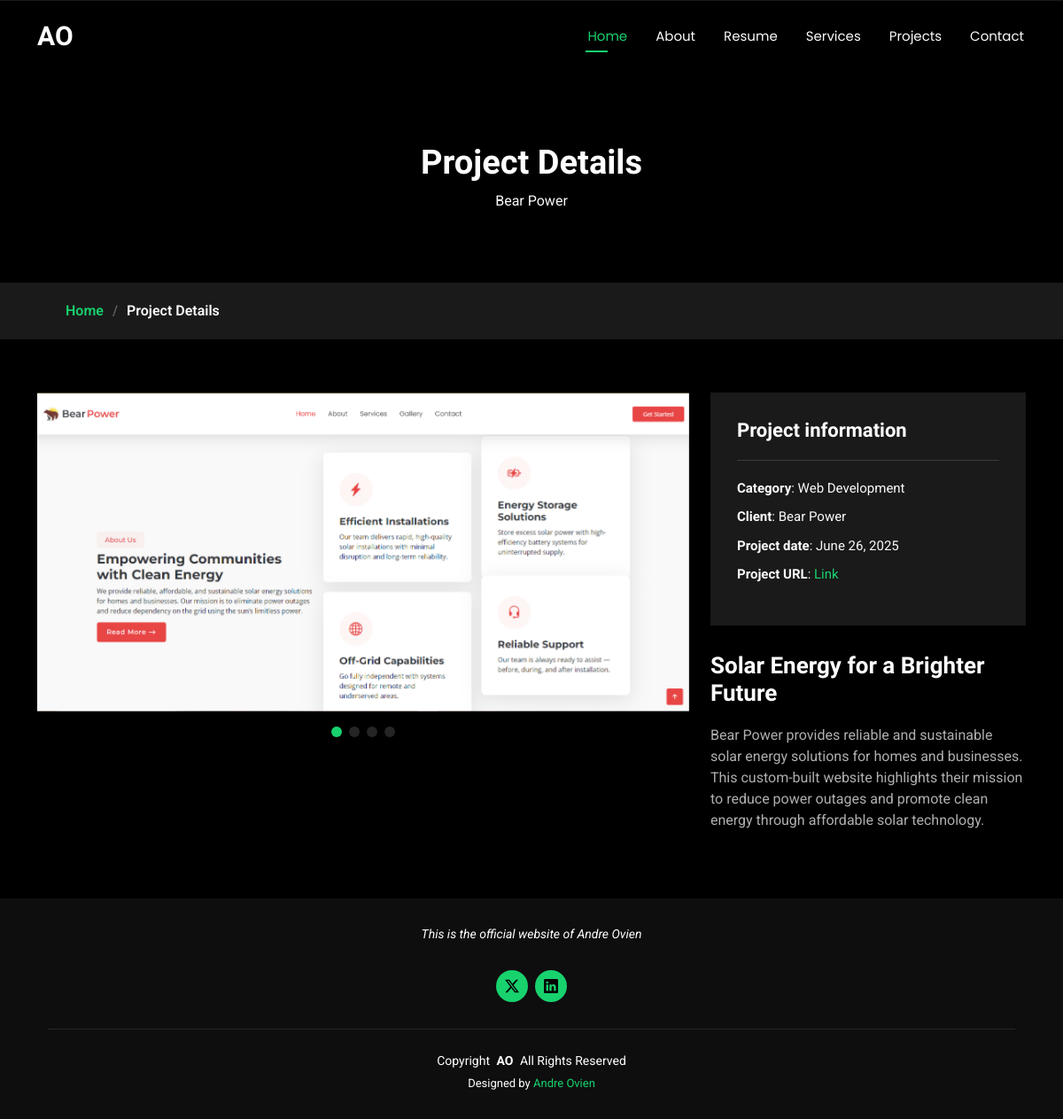
/portfolio-details/2, run on the app's committed database.
### index/models.py (models this page shows, shortened)
class ProjectDetail(models.Model):
    detail = models.ForeignKey(Project, on_delete=models.CASCADE)
    intro = models.CharField(max_length=200)
    image1 = models.ImageField(upload_to="Project-Detail")
    image2 = models.ImageField(upload_to="Project-Detail")
    image3 = models.ImageField(upload_to="Project-Detail")
    image4 = models.ImageField(upload_to="Project-Detail")
    category = models.CharField(max_length=30)
    client = models.CharField(max_length=20)
    link = models.URLField()
    date = models.DateField()
    header = models.CharField(max_length=50)
    text = models.TextField()

class Project(models.Model):
    title = models.CharField(max_length=30)
    image = models.ImageField(upload_to="Project")
    def __str__(self):
        return self.title

### index/views.py (the view)
# urls.py: path('portfolio-details/<pk>',views.ProjectDetail.as_view(),name="portfolio-details"),
class ProjectDetail(DetailView):
    model = ProjectDetail
    template_name = "index/portfolio-details.html"
    context_object_name = "details"

### templates/index/portfolio-details.html (shortened to what this page needs)
{% extends "base.html" %}
{% block body %}
{% load static %}
    <div class="page-title" data-aos="fade">
      <div class="heading">
        <div class="container">
          <div class="row d-flex justify-content-center text-center">
            <div class="col-lg-8">
              <h1>Project Details</h1>
              <p class="mb-0">{{ details.detail }}</p>
            </div>
          </div>
        </div>
      </div>
      <nav class="breadcrumbs">
        <div class="container">
          <ol>
            <li><a href="{% url 'home' %}">Home</a></li>
            <li class="current">Project Details</li>
          </ol>
        </div>
      </nav>
    </div>
    <section id="portfolio-details" class="portfolio-details section">
      <div class="container" data-aos="fade-up" data-aos-delay="100">
        <div class="row gy-4">
          <div class="col-lg-8">
            <div class="portfolio-details-slider swiper init-swiper">
              <div class="swiper-wrapper align-items-center">
                <div class="swiper-slide">
                  <img src="/media/{{ details.image1 }}" alt="">
                </div>
              </div>
              <div class="swiper-pagination"></div>
            </div>
          </div>
          <div class="col-lg-4">
            <div class="portfolio-info" data-aos="fade-up" data-aos-delay="200">
              <h3>Project information</h3>
              <ul>
                <li><strong>Category</strong>: {{ details.category }}</li>
                <li><strong>Client</strong>: {{ details.client }}</li>
                <li><strong>Project date</strong>: {{ details.date }}</li>
                <li><strong>Project URL</strong>: <a href="{{ details.link }}">Link</a></li>
              </ul>
            </div>
            <div class="portfolio-description" data-aos="fade-up" data-aos-delay="300">
              <h2>{{ details.header }}</h2>
              <p>
                {{ details.text }}
              </p>
            </div>
          </div>
        </div>
      </div>
    </section>
{% endblock %}

### static/css/main.css (style rules this page uses)
:root { --default-font: "Roboto", system-ui, -apple-system, "Segoe UI", Roboto, "Helvetica Neue", Arial, "Noto Sans", "Liberation Sans", sans-serif, "Apple Color Emoji", "Segoe UI Emoji", "Segoe UI Symbol", "Noto Color Emoji"; --heading-font: "Raleway", sans-serif; --nav-font: "Poppins", sans-serif; }
:root { --background-color: #000000; --default-color: #fafafa; --heading-color: #ffffff; --accent-color: #18d26e; --surface-color: #1a1a1a; --contrast-color: #000000; }
:root { --nav-color: #fafafa; --nav-hover-color: #18d26e; --nav-mobile-background-color: #1a1a1a; --nav-dropdown-background-color: #1a1a1a; --nav-dropdown-color: #fafafa; --nav-dropdown-hover-color: #18d26e; }
:root { scroll-behavior: smooth; }
body { color: var(--default-color); background-color: var(--background-color); font-family: var(--default-font); }
a { color: var(--accent-color); text-decoration: none; transition: 0.3s; }
h1, h2, h3, h4, h5, h6 { color: var(--heading-color); font-family: var(--heading-font); }
.page-title { color: var(--default-color); background-color: var(--background-color); position: relative; }
.page-title .heading { padding: 160px 0 80px 0; border-top: 1px solid color-mix(in srgb, var(--default-color), transparent 90%); }
.page-title .heading h1 { font-size: 38px; font-weight: 700; }
.page-title nav { background-color: color-mix(in srgb, var(--default-color), transparent 90%); padding: 20px 0; }
.page-title nav ol { display: flex; flex-wrap: wrap; list-style: none; margin: 0; font-size: 16px; font-weight: 600; }
.page-title nav ol li+li { padding-left: 10px; }
.page-title nav ol li+li::before { content: "/"; display: inline-block; padding-right: 10px; color: color-mix(in srgb, var(--default-color), transparent 70%); }
section, .section { color: var(--default-color); background-color: var(--background-color); padding: 60px 0; scroll-margin-top: 100px; overflow: clip; }
.portfolio-details .portfolio-details-slider img { width: 100%; }
.portfolio-details .portfolio-details-slider .swiper-pagination { margin-top: 20px; position: relative; }
.portfolio-details .portfolio-info { background-color: var(--surface-color); padding: 30px; box-shadow: 0px 0 30px rgba(0, 0, 0, 0.1); }
.portfolio-details .portfolio-info h3 { font-size: 22px; font-weight: 700; margin-bottom: 20px; padding-bottom: 20px; border-bottom: 1px solid color-mix(in srgb, var(--default-color), transparent 85%); }
.portfolio-details .portfolio-info ul { list-style: none; padding: 0; font-size: 15px; }
.portfolio-details .portfolio-info ul li+li { margin-top: 10px; }
.portfolio-details .portfolio-description { padding-top: 30px; }
.portfolio-details .portfolio-description h2 { font-size: 26px; font-weight: 700; margin-bottom: 20px; }
.portfolio-details .portfolio-description p { padding: 0; color: color-mix(in srgb, var(--default-color), transparent 30%); }

### data on the page
ProjectDetail: detail "Bear Power", image1 (picture), category "Web Development", client "Bear Power", date "June 26, 2025", header "Solar Energy for a Brighter Future", text "Bear Power provides reliable and sustainable solar energy solutions for homes and businesses. This custom-built website highlights their mission to reduce power outages and promote clean energy through affordable solar technology."
